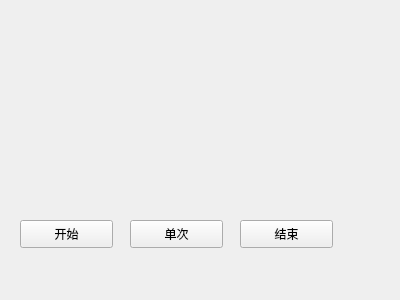
<?xml version="1.0" encoding="UTF-8"?>
<ui version="4.0">
 <class>Widget</class>
 <widget class="QWidget" name="Widget">
  <property name="geometry">
   <rect>
    <x>0</x>
    <y>0</y>
    <width>400</width>
    <height>300</height>
   </rect>
  </property>
  <property name="windowTitle">
   <string>Widget</string>
  </property>
  <widget class="QLabel" name="label">
   <property name="geometry">
    <rect>
     <x>80</x>
     <y>40</y>
     <width>211</width>
     <height>161</height>
    </rect>
   </property>
   <property name="text">
    <string/>
   </property>
   <property name="scaledContents">
    <bool>true</bool>
   </property>
  </widget>
  <widget class="QPushButton" name="startBtn">
   <property name="geometry">
    <rect>
     <x>20</x>
     <y>220</y>
     <width>93</width>
     <height>28</height>
    </rect>
   </property>
   <property name="text">
    <string>开始</string>
   </property>
  </widget>
  <widget class="QPushButton" name="endBtn">
   <property name="geometry">
    <rect>
     <x>240</x>
     <y>220</y>
     <width>93</width>
     <height>28</height>
    </rect>
   </property>
   <property name="text">
    <string>结束</string>
   </property>
  </widget>
  <widget class="QPushButton" name="SingleBtn">
   <property name="geometry">
    <rect>
     <x>130</x>
     <y>220</y>
     <width>93</width>
     <height>28</height>
    </rect>
   </property>
   <property name="text">
    <string>单次</string>
   </property>
  </widget>
 </widget>
 <layoutdefault spacing="6" margin="11"/>
 <resources/>
 <connections/>
</ui>
